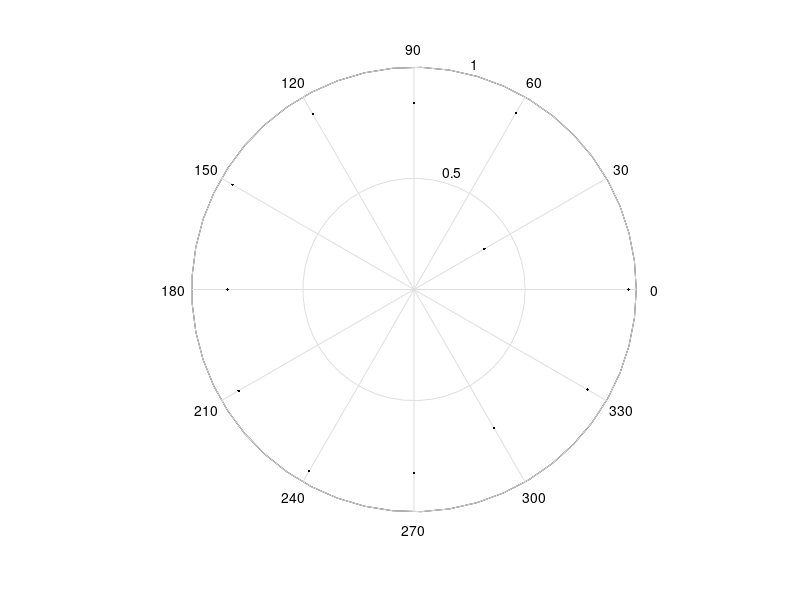

Here is the MATLAB script that generated this plot: (Note: this script raises an error after producing the figure.)
clear; close all; clc;

valores = [96.47	91.4	87.47	71.47	90.6
36.6	34.53	41.2	50.87	74.33
91.6	93.2	85.67	86.07	95.27
83.93	86.07	74.8	80.47	94.2
91.07	94.8	89.73	85.13	95.07
94.27	94.27	90.4	91.73	96.67
83.87	86.27	74.87	80.6	94.2
91.07	94.8	89.73	85.13	95.07
94.27	94.27	90.4	91.73	96.67
82.47	88.4	83.6	82.93	93.87
72.07	73.73	55.6	72.2	91.33
90.13	92.07	85.13	85.47	94.53]';
valores = valores./100;
cores = {'.k', '.m', '.c', '.r', '.b'};

theta = 0:pi/6:(11/6*pi);

for i = 1:size(valores,1)
    rho = valores(i,:);
    p = polar(theta,rho, cores{i});
    p.MarkerSize = 50;
    p.LineWidth = 1;
    
    hold on
end
hold off


l = {'ME', 'MC', 'MU','GLCM', 'LBP'};
l = legend(l,'Location','northoutside', 'Orientation', 'horizontal');
set(l,'FontSize',20);

namesAxisX = {'ME', 'MC', 'MU', 'GLCM', 'LBP'};
set(gca,'XTickLabel', namesAxisX)



h = findall(gca,'type','text');
cl_names = {'Bayes', 'MLM-NN (Man)', 'SVM (RBF)', 'MLM (Mah)', ...
    'SVM (Lin)', 'MLM (Euc)', 'MLP', 'MLM (Man)', 'MLM-NN (Mah)' ...
    'LSSVM (RBF)', 'MLM-NN (Euc)', 'LSSVM (Lin)'};

for i = 1:size(cl_names,2)
    if i == 2
        h(i).String = sprintf('\n\n%s    ', cl_names{i});
    else
        h(i).String = sprintf('  %s', cl_names{i});
    end
    h(i).FontSize = 18;
end

for i = 13:17
    h(i).FontSize = 16;
end

set(gca,'LooseInset',get(gca,'TightInset'))
set(gcf,'units','normalized','outerposition',[0 0 1 1])